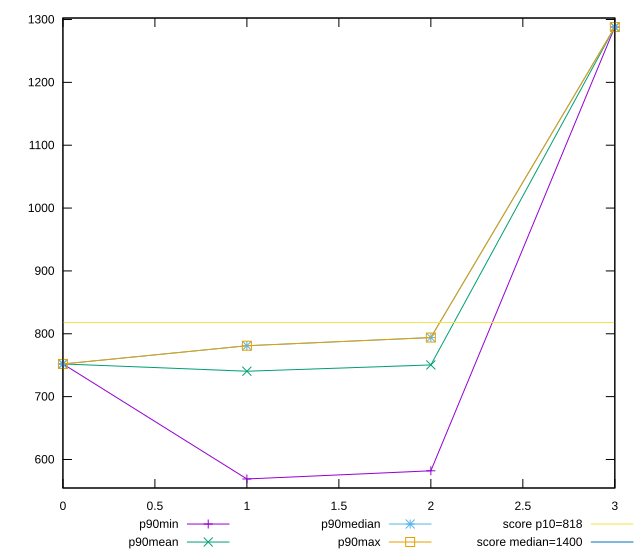

Recreate this plot in gnuplot.
reset

$p90Min <<EOF
0 752
1 569
2 582
3 1288
EOF

$p90Mean <<EOF
0 752
1 740.4042553191489
2 750.4301075268817
3 1288
EOF

$p90Median <<EOF
0 752
1 781
2 794
3 1288
EOF

$p90Max <<EOF
0 752
1 781
2 794
3 1288
EOF

set key outside below
set xrange [0:3]
set yrange [554.62:1302.38]
set trange [554.62:1302.38]
set terminal svg size 640, 560 enhanced background rgb 'white'
set output "report/report_00029_2021-02-24T13-36-40.390Z/dom-size/progression/value.svg"

plot $p90Min title "p90min" with linespoints, \
     $p90Mean title "p90mean" with linespoints, \
     $p90Median title "p90median" with linespoints, \
     $p90Max title "p90max" with linespoints, \
     818 title "score p10=818", \
     1400 title "score median=1400"

reset
